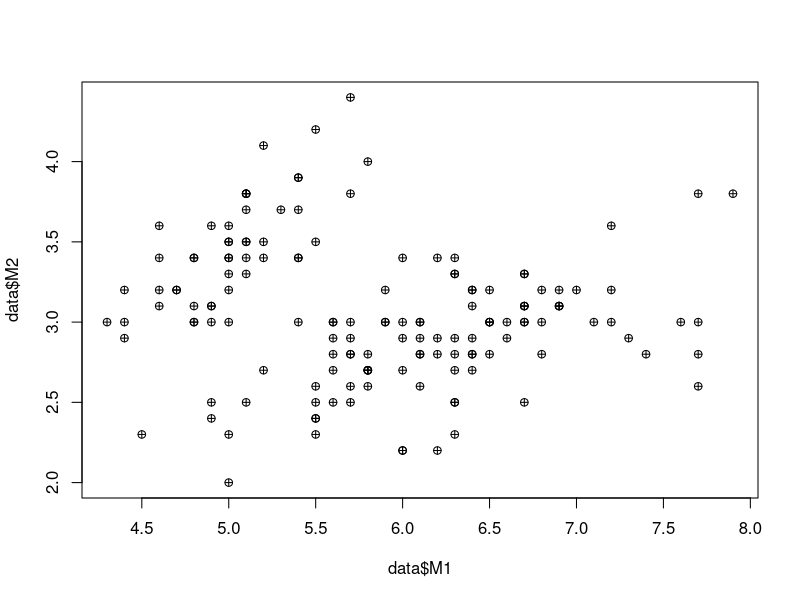
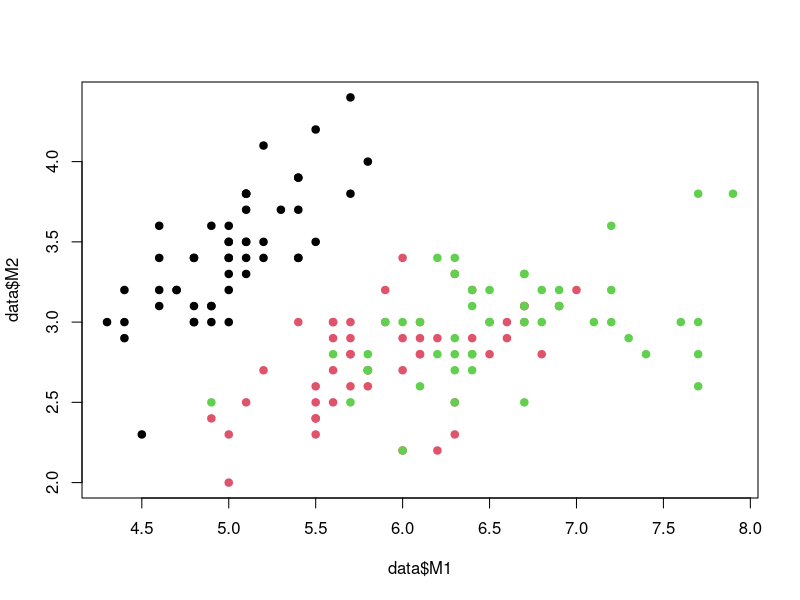
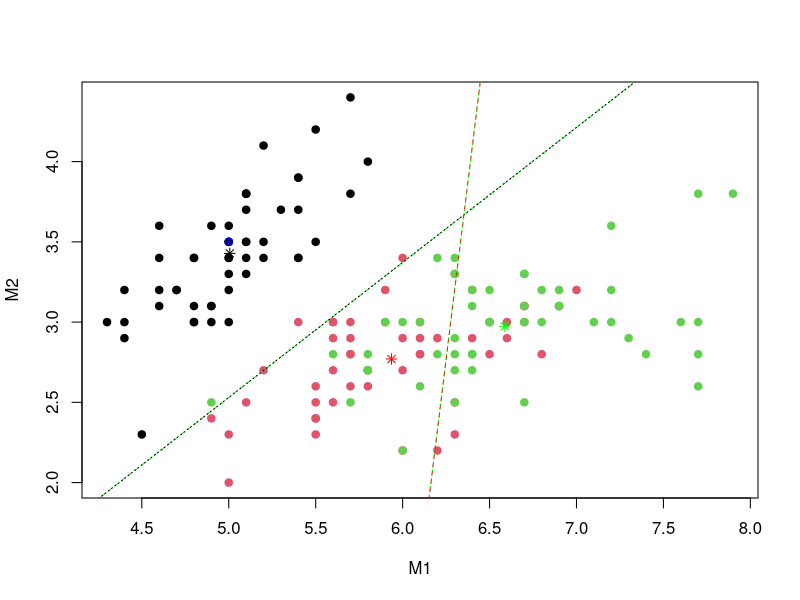
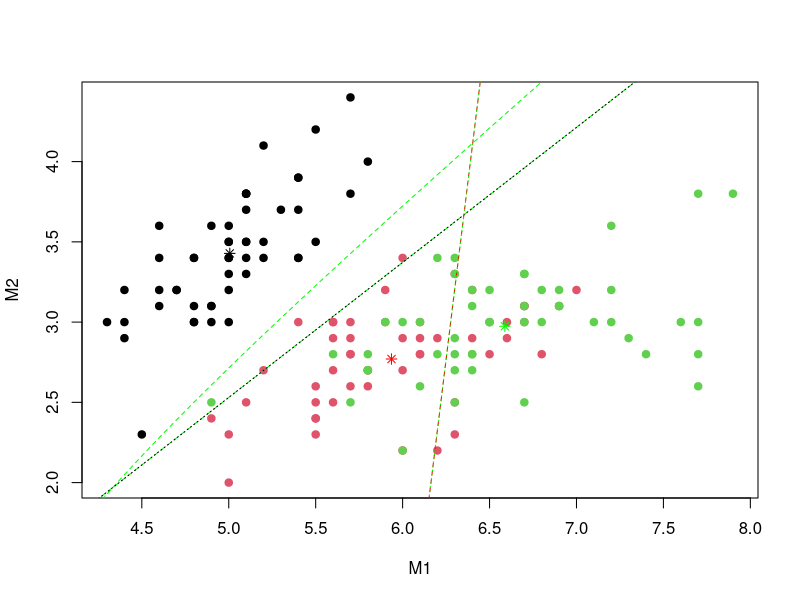
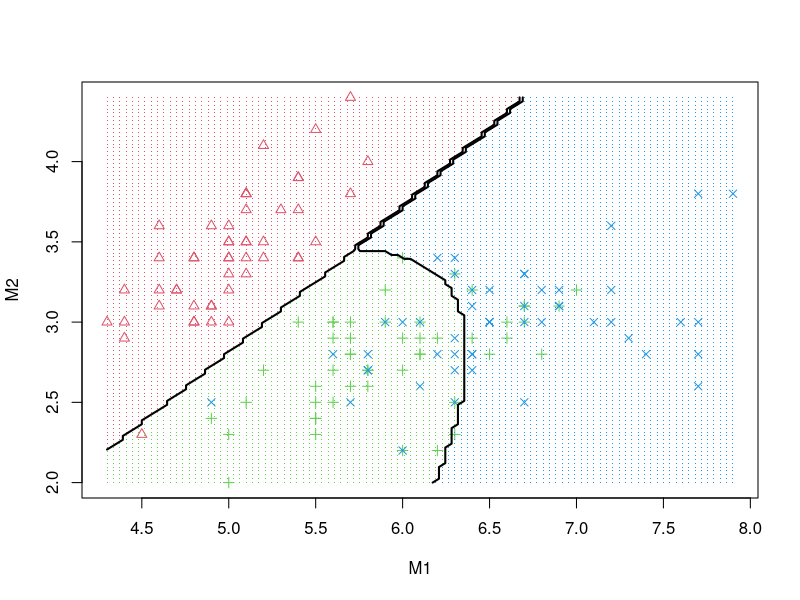

These figures' R source, in order:
# Load necessary libraries
library(MASS)

# Load iris dataset
data(iris)

# Check the structure of the iris dataset
str(iris)

# Assign the feature columns to variables
X1 <- as.matrix(iris[iris$Species == "setosa", 1:2])
X2 <- as.matrix(iris[iris$Species == "versicolor", 1:2])
X3 <- as.matrix(iris[iris$Species == "virginica", 1:2])

# Create a data frame combining all the data
data <- data.frame(x=rbind(X1,X2,X3),
                   group=c(rep(1, nrow(X1)), rep(2, nrow(X2)), rep(3, nrow(X3))))
colnames(data) <- c("M1", "M2", "group")

# Plot data
plot(data$M1, data$M2, pch = 10)
plot(data$M1, data$M2, col=data$group, pch = 19)

# Mean vectors
m1 <- colMeans(X1)
m2 <- colMeans(X2)
m3 <- colMeans(X3)

m1 <- matrix(m1, ncol=1)
m2 <- matrix(m2, ncol=1)
m3 <- matrix(m3, ncol=1)

# Covariance matrices
S1 <- cov(X1)
S2 <- cov(X2)
S3 <- cov(X3)

# Linear discriminant analysis (LDA)
Spool <- ((nrow(X1)-1)*S1 + (nrow(X2)-1)*S2 + (nrow(X3)-1)*S3) / (nrow(X1) + nrow(X2) + nrow(X3) - 3)

plot(data$M1, data$M2, col=data$group, pch = 19, xlab="M1", ylab="M2")
points(m1[1], m1[2], pch=8, col='black')
points(m2[1], m2[2], pch=8, col='red')
points(m3[1], m3[2], pch=8, col='green')

# Bayesian Discrimination
x <- matrix(c(5.0, 3.5), ncol=1)
d1 <- t(x-m1) %*% solve(Spool) %*% (x-m1)
d2 <- t(x-m2) %*% solve(Spool) %*% (x-m2)
d3 <- t(x-m3) %*% solve(Spool) %*% (x-m3)
points(x[1], x[2], pch=10, col='blue')

# Prior distribution
p0 <- c(1/3, 1/3, 1/3)

# Posterior distribution
d <- c(d1, d2, d3)
post <- p0 * exp(-d/2) / sum(p0 * exp(-d/2))
print(post)

# Similarity index
l1t <- t(m1) %*% solve(Spool)
c1 <- -1/2 * t(m1) %*% solve(Spool) %*% m1

l2t <- t(m2) %*% solve(Spool)
c2 <- -1/2 * t(m2) %*% solve(Spool) %*% m2

l3t <- t(m3) %*% solve(Spool)
c3 <- -1/2 * t(m3) %*% solve(Spool) %*% m3

print(l1t %*% x + c1)
print(l2t %*% x + c2)
print(l3t %*% x + c3)

# Separation Line
l13 <- l1t - l3t
c13 <- c1 - c3

abline(a=-c13/l13[2], b=-l13[1]/l13[2], col='green', lty=2)
abline(a=-c13/l13[2], b=-l13[1]/l13[2], col='black', lty=3)

l23 <- l2t - l3t
c23 <- c2 - c3

abline(a=-c23/l23[2], b=-l23[1]/l23[2], col='red', lty=2)
abline(a=-c23/l23[2], b=-l23[1]/l23[2], col='green', lty=3)

# Quadratic discriminant analysis (QDA)
x <- matrix(c(5.0, 3.5), ncol=1)
D1 <- t(x-m1) %*% solve(S1) %*% (x-m1) + log(det(S1))
D2 <- t(x-m2) %*% solve(S2) %*% (x-m2) + log(det(S2))
D3 <- t(x-m3) %*% solve(S3) %*% (x-m3) + log(det(S3))

# Posterior distribution
D <- c(D1, D2, D3)
post <- p0 * exp(-D/2) / sum(p0 * exp(-D/2))
print(post)

# Plotting Quadratic lines
plot(data$M1, data$M2, col=data$group, pch = 19, xlab="M1", ylab="M2")
points(m1[1], m1[2], pch=8, col='black')
points(m2[1], m2[2], pch=8, col='red')
points(m3[1], m3[2], pch=8, col='green')

# Separating Line for discriminating Population 1 and 3
x1 <- seq(min(data$M1) - 1, max(data$M1) + 1, length.out = 100)
xf <- function(x1, x2) {
  d1 <- t(matrix(c(x1, x2), ncol = 1) - m1) %*% solve(S1) %*% (matrix(c(x1, x2), ncol = 1) - m1) + log(det(S1))
  d3 <- t(matrix(c(x1, x2), ncol = 1) - m3) %*% solve(S3) %*% (matrix(c(x1, x2), ncol = 1) - m3) + log(det(S3))
  return(d1 - d3)
}

xs <- function(x1) {
  tryCatch({
    uniroot(function(x2) xf(x1, x2), lower = min(data$M2) - 1, upper = max(data$M2) + 1)$root
  }, error = function(e) {
    NA
  })
}

x1_seq <- seq(min(data$M1) - 1, max(data$M1) + 1, length.out = 100)
x2_values <- sapply(x1_seq, xs)

valid_idx <- !is.na(x2_values)
x1_valid <- x1_seq[valid_idx]
x2_valid <- x2_values[valid_idx]

lines(x1_valid, x2_valid, type = 'l', lty = 'dashed', col = 'green')

abline(a=-c13/l13[2], b=-l13[1]/l13[2], col='green', lty=2)
abline(a=-c13/l13[2], b=-l13[1]/l13[2], col='black', lty=3)

l23 <- l2t - l3t
c23 <- c2 - c3

abline(a=-c23/l23[2], b=-l23[1]/l23[2], col='red', lty=2)
abline(a=-c23/l23[2], b=-l23[1]/l23[2], col='green', lty=3)

# Using packages for QDA
model <- qda(group ~ M1 + M2, data)
str(model)

# Decision plot function
decisionplot <- function(model, data, class = NULL, predict_type = "class",
                         resolution = 100, showgrid = TRUE, ...) {
  
  if(!is.null(class)) cl <- data[,class] else cl <- 1
  data <- data[,1:2]
  k <- length(unique(cl))
  
  plot(data, col = as.integer(cl)+1L, pch = as.integer(cl)+1L, ...)
  
  # make grid
  r <- sapply(data, range, na.rm = TRUE)
  xs <- seq(r[1,1], r[2,1], length.out = resolution)
  ys <- seq(r[1,2], r[2,2], length.out = resolution)
  g <- cbind(rep(xs, each=resolution), rep(ys, time = resolution))
  colnames(g) <- colnames(r)
  g <- as.data.frame(g)
  
  p <- predict(model, g, type = predict_type)
  if(is.list(p)) p <- p$class
  p <- as.factor(p)
  
  if(showgrid) points(g, col = as.integer(p)+1L, pch = ".")
  
  z <- matrix(as.integer(p), nrow = resolution, byrow = TRUE)
  contour(xs, ys, z, add = TRUE, drawlabels = FALSE,
          lwd = 2, levels = (1:(k-1))+.5)
  
  invisible(z)
}

decisionplot(model, data, class = "group")
